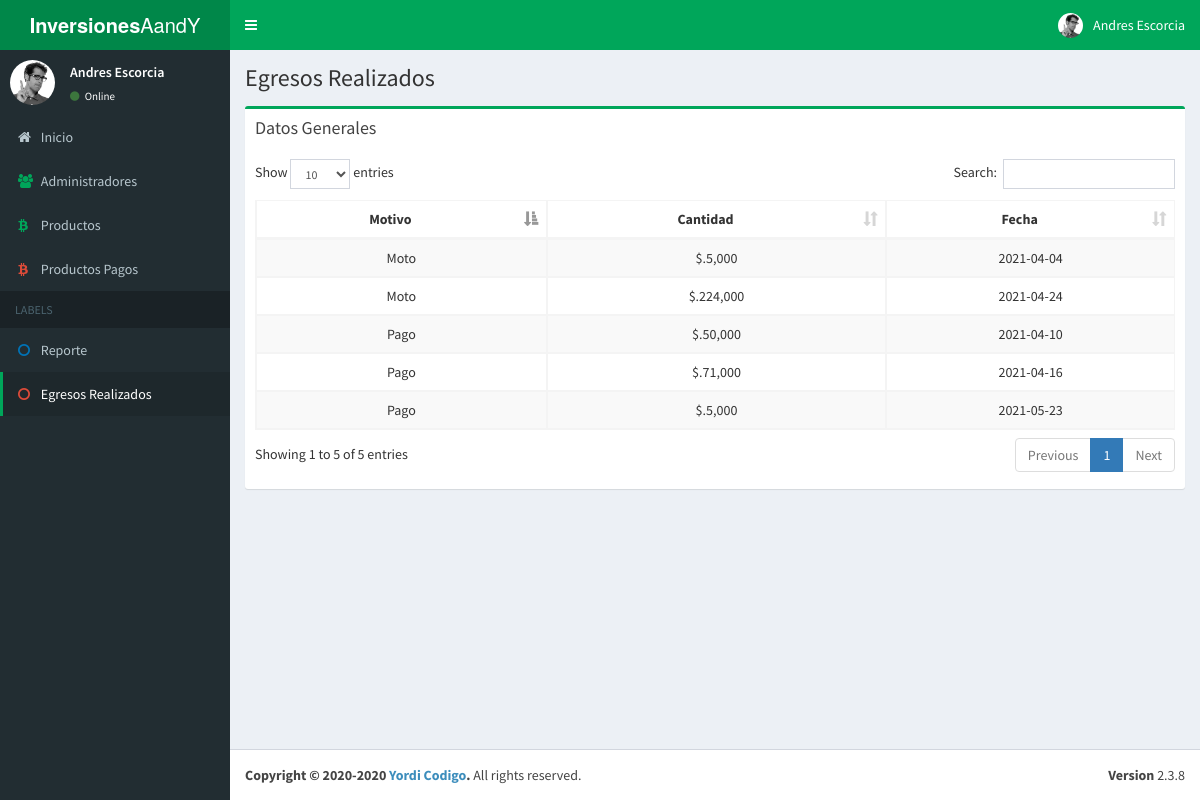
The app's page /egresos.php (signed in) with its own data.
### tables this page shows
CREATE TABLE IF NOT EXISTS `db_egresos` (
  `id` int(11) NOT NULL AUTO_INCREMENT,
  `motivo` varchar(50) DEFAULT NULL,
  `cantidad` decimal(10,0) DEFAULT NULL,
  `fecha` date DEFAULT NULL,
  PRIMARY KEY (`id`)
);

### egresos.php (the view, shortened to what this page needs)
<?php include('includes/header.php');
include 'config/database.php';
 $ejecutar = "SELECT * FROM db_egresos";
    $resultado = $conn->query($ejecutar);
    $productos = array();
    while ($row = $resultado->fetch_assoc()) {
      $productos[]= $row;
    }
?>
<section class="content-header">
  <h1>
    Egresos Realizados
  </h1>
</section>
<section class="content">
  <div class="row">
    <div class="col-xs-12">
      <div class="box box-success">
        <div class="box-header">
          <h3 class="box-title">Datos Generales</h3>
        </div>
        <div class="box-body">
            <div class="table-responsive">
              <table id="example1" class="table table-bordered table-striped">
                <thead>
                <tr>
                  <th class="text-center">Motivo</th>
                  <th class="text-center">Cantidad</th>
                  <th class="text-center">Fecha</th>
                </tr>
                </thead>
                <tbody>
                <tr>
                <?php
                foreach($productos as $x => $productos) {
                        ?>
                  <td class="text-center"><?php echo $productos['motivo'] ?></td>
                  <td class="text-center">$.<?php echo number_format($productos['cantidad']) ?></td>
                  <td class="text-center"><?php echo $productos['fecha'] ?></td>
                </tr>
                <?php
                        }
                        ?>
                </tbody>
              </table>
            </div>
            </div>
      </div>
    </div>
  </div>
</section>
<?php include('includes/footer.php'); ?>

### records on screen
db_egresos: motivo "Moto", cantidad "5,000", fecha "2021-04-04"
db_egresos: motivo "Pago", cantidad "50,000", fecha "2021-04-10"
db_egresos: motivo "Pago", cantidad "71,000", fecha "2021-04-16"
db_egresos: motivo "Moto", cantidad "224,000", fecha "2021-04-24"
db_egresos: motivo "Pago", cantidad "5,000", fecha "2021-05-23"

### other values on screen
$_SESSION['nombre'] "Andres Escorcia"
